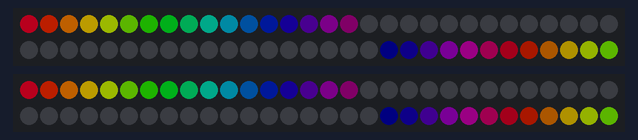
Bench run of a program on a simulated ESP32. On the bench: 2 × 60 RGB LEDs in strip order, left to right, continuing on the next row. Dim RGB values are drawn brighter than linear.

Above: at 0.45 s.
At 4.66 s:
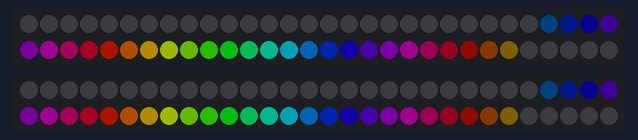
At 8.57 s:
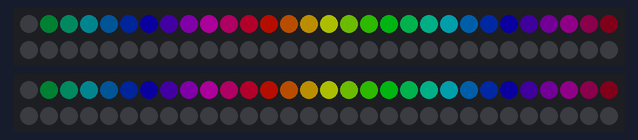
At 19.39 s:
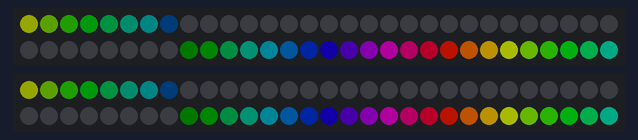
At 29.31 s:
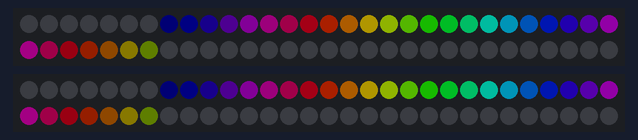
At 39.83 s:
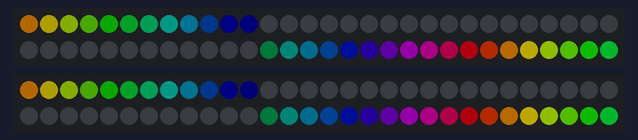

The program:

main.cpp
```cpp
#include <Arduino.h>

#include "background_light_controller.h"

namespace
{
bg_light::BackgroundLightController controller;
}

void setup()
{
  controller.setup();
}

void loop()
{
  controller.loop();
  delay(1);
}
```

background_light_controller.h
```cpp
#ifndef BACKGROUND_LIGHT_CONTROLLER_H
#define BACKGROUND_LIGHT_CONTROLLER_H

#include <FastLED.h>

#include "bg_light_config.h"

namespace bg_light
{
class BackgroundLightController
{
public:
  void setup();
  void loop();

private:
  static_assert(BG_LIGHT_LEFT_LED_COUNT > 0, "BG_LIGHT_LEFT_LED_COUNT must be greater than zero.");
  static_assert(BG_LIGHT_RIGHT_LED_COUNT > 0, "BG_LIGHT_RIGHT_LED_COUNT must be greater than zero.");

  CRGB left_leds_[BG_LIGHT_LEFT_LED_COUNT] = {};
  CRGB right_leds_[BG_LIGHT_RIGHT_LED_COUNT] = {};

  uint32_t last_render_ms_ = 0;
  float hue_phase_ratio_ = 0.0f;
  float light_point_ratio_ = 0.0f;

  static float wrap01(float value);
  static float circularDistance(float a, float b);
  static float computeBrightness01(float position, float light_point_ratio);
  static CRGB hsvToRgb(float hue_ratio, float saturation, float value);
  static void renderStrip(CRGB leds[],
                          uint16_t led_count,
                          float hue_phase_ratio,
                          float light_point_ratio,
                          bool reverse_direction);
};
}  // namespace bg_light

#endif  // BACKGROUND_LIGHT_CONTROLLER_H
```

background_light_controller.cpp
```cpp
#include "background_light_controller.h"

#include <math.h>

namespace bg_light
{
float BackgroundLightController::wrap01(float value)
{
  value = fmodf(value, 1.0f);
  if (value < 0.0f)
  {
    value += 1.0f;
  }
  return value;
}

float BackgroundLightController::circularDistance(float a, float b)
{
  const float delta = fabsf(a - b);
  return delta < (1.0f - delta) ? delta : (1.0f - delta);
}

float BackgroundLightController::computeBrightness01(float position, float light_point_ratio)
{
  const float distance = circularDistance(position, light_point_ratio);
  const float brightness = BG_LIGHT_WAVE_DISTANCE_OFFSET - distance * BG_LIGHT_WAVE_DISTANCE_FACTOR;
  const float clamped = constrain(brightness, 0.0f, 40.0f);
  return clamped / 40.0f;
}

CRGB BackgroundLightController::hsvToRgb(float hue_ratio, float saturation, float value)
{
  const float hue = wrap01(hue_ratio) * 6.0f;
  const float sat = constrain(saturation, 0.0f, 1.0f);
  const float val = constrain(value, 0.0f, 1.0f);
  const int sector = static_cast<int>(floorf(hue)) % 6;
  const float fraction = hue - floorf(hue);

  const float p = val * (1.0f - sat);
  const float q = val * (1.0f - sat * fraction);
  const float t = val * (1.0f - sat * (1.0f - fraction));

  float red = 0.0f;
  float green = 0.0f;
  float blue = 0.0f;

  switch (sector)
  {
    case 0:
      red = val;
      green = t;
      blue = p;
      break;
    case 1:
      red = q;
      green = val;
      blue = p;
      break;
    case 2:
      red = p;
      green = val;
      blue = t;
      break;
    case 3:
      red = p;
      green = q;
      blue = val;
      break;
    case 4:
      red = t;
      green = p;
      blue = val;
      break;
    default:
      red = val;
      green = p;
      blue = q;
      break;
  }

  return CRGB(static_cast<uint8_t>(red * 255.0f + 0.5f),
              static_cast<uint8_t>(green * 255.0f + 0.5f),
              static_cast<uint8_t>(blue * 255.0f + 0.5f));
}

void BackgroundLightController::renderStrip(CRGB leds[],
                                            uint16_t led_count,
                                            float hue_phase_ratio,
                                            float light_point_ratio,
                                            bool reverse_direction)
{
  if (led_count == 0)
  {
    return;
  }

  for (uint16_t index = 0; index < led_count; ++index)
  {
    const float normalized = led_count <= 1
                                 ? 0.0f
                                 : (static_cast<float>(index) + 0.5f) / static_cast<float>(led_count);
    const float position = reverse_direction ? wrap01(1.0f - normalized) : normalized;
    const float hue_cycle_position = (position / config::kHueCycleLengthRatio) + hue_phase_ratio;
    const float hue_ratio = wrap01(hue_cycle_position);
    const float brightness = computeBrightness01(position, light_point_ratio);
    leds[index] = hsvToRgb(hue_ratio, 1.0f, brightness);
  }
}

void BackgroundLightController::setup()
{
  FastLED.addLeds<BG_LIGHT_LED_TYPE, BG_LIGHT_LEFT_LED_PIN, BG_LIGHT_COLOR_ORDER>(left_leds_, BG_LIGHT_LEFT_LED_COUNT);
  FastLED.addLeds<BG_LIGHT_LED_TYPE, BG_LIGHT_RIGHT_LED_PIN, BG_LIGHT_COLOR_ORDER>(right_leds_, BG_LIGHT_RIGHT_LED_COUNT);
  FastLED.setBrightness(BRIGHTNESS);
  FastLED.clear(true);
}

void BackgroundLightController::loop()
{
  const uint32_t now = millis();
  if ((now - last_render_ms_) < config::kLedRefreshIntervalMs)
  {
    return;
  }

  const float delta_seconds = last_render_ms_ == 0 ? 0.0f : static_cast<float>(now - last_render_ms_) / 1000.0f;
  last_render_ms_ = now;

  hue_phase_ratio_ = wrap01(hue_phase_ratio_ + delta_seconds * config::kHueSpeedRatioPerSecond);
  light_point_ratio_ = wrap01(light_point_ratio_ + delta_seconds * config::kLightPointSpeedRatioPerSecond);

  renderStrip(left_leds_, BG_LIGHT_LEFT_LED_COUNT, hue_phase_ratio_, light_point_ratio_, false);
  renderStrip(right_leds_, BG_LIGHT_RIGHT_LED_COUNT, hue_phase_ratio_, light_point_ratio_, false);

  FastLED.show();
}
}  // namespace bg_light
```

bg_light_config.h
```cpp
#ifndef BG_LIGHT_CONFIG_H
#define BG_LIGHT_CONFIG_H

#include <Arduino.h>

#if __has_include("config.h")
#include "config.h"
#endif

namespace bg_light::config
{
constexpr uint32_t kLedRefreshIntervalMs = 20;
constexpr float kHueSpeedRatioPerSecond = -0.20f;
constexpr float kHueCycleLengthRatio = 0.30f;
constexpr float kLightPointSpeedRatioPerSecond = 0.15f;
constexpr float kRightStripHueOffsetRatio = 0.17f;
constexpr float kRightStripLightPointOffsetRatio = 0.31f;
}  // namespace bg_light::config

#ifndef BRIGHTNESS
#define BRIGHTNESS 80
#endif

#ifndef BG_LIGHT_LEFT_LED_PIN
#define BG_LIGHT_LEFT_LED_PIN 26
#endif

#ifndef BG_LIGHT_RIGHT_LED_PIN
#define BG_LIGHT_RIGHT_LED_PIN 27
#endif

#ifndef BG_LIGHT_LEFT_LED_COUNT
#define BG_LIGHT_LEFT_LED_COUNT 60
#endif

#ifndef BG_LIGHT_RIGHT_LED_COUNT
#define BG_LIGHT_RIGHT_LED_COUNT 60
#endif

#ifndef BG_LIGHT_WAVE_DISTANCE_OFFSET
#define BG_LIGHT_WAVE_DISTANCE_OFFSET 40.0f
#endif

#ifndef BG_LIGHT_WAVE_DISTANCE_FACTOR
#define BG_LIGHT_WAVE_DISTANCE_FACTOR 160.0f
#endif

#define BG_LIGHT_LED_TYPE WS2812B
#define BG_LIGHT_COLOR_ORDER GRB

#endif  // BG_LIGHT_CONFIG_H
```
